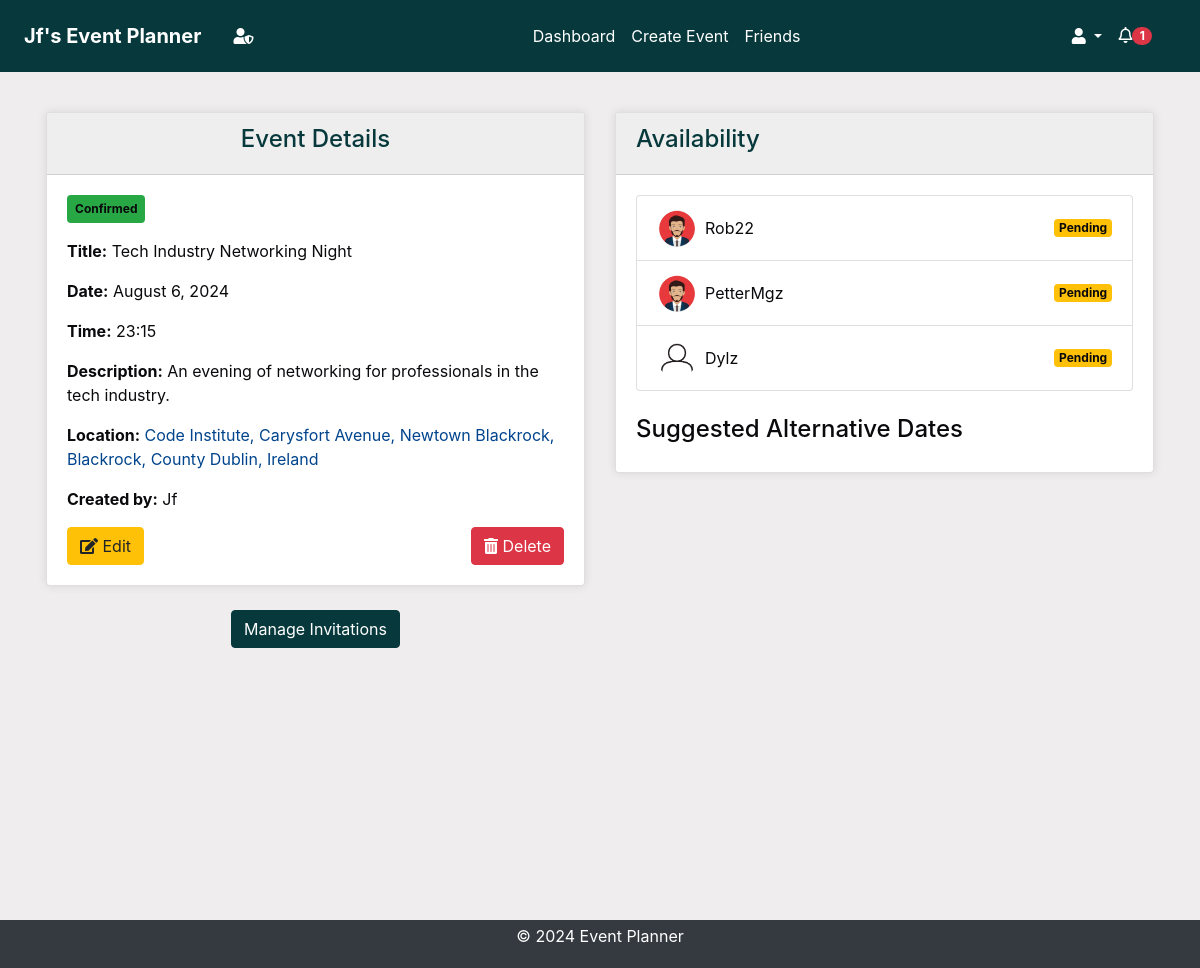
The page /events/details/317/ (signed in) on the database its author committed.
### events/models.py (models this page shows, shortened)
class Event(models.Model):
    STATUS_CHOICES = [
        ("Pending", "Pending"),
        ("Confirmed", "Confirmed"),
        ("Cancelled", "Cancelled"),
    ]
    title = models.CharField(max_length=100)
    description = models.TextField()
    location = models.CharField(max_length=255)
    created_by = models.ForeignKey(User, on_delete=models.CASCADE)
    proposed_date = models.DateTimeField()
    finalized_date = models.DateTimeField(null=True, blank=True)
    status = models.CharField(
        max_length=20, choices=STATUS_CHOICES, default="Pending"
    )
    created_at = models.DateTimeField(auto_now_add=True)
    updated_at = models.DateTimeField(auto_now=True)

### invitations/models.py (models this page shows, shortened)
class Invitation(models.Model):
    STATUS_CHOICES = [
        ("Pending", "Pending"),
        ("Accepted", "Accepted"),
        ("Declined", "Declined"),
    ]
    event = models.ForeignKey(
        Event, on_delete=models.CASCADE, related_name="invitations"
    )
    user = models.ForeignKey(User, on_delete=models.CASCADE)
    status = models.CharField(
        max_length=20, choices=STATUS_CHOICES, default="Pending"
    )
    suggested_date = models.DateTimeField(null=True, blank=True)
    read = models.BooleanField(default=False)
    created_at = models.DateTimeField(auto_now_add=True)
    updated_at = models.DateTimeField(auto_now=True)

### accounts/models.py (models this page shows, shortened)
class UserProfile(models.Model):
    user = models.OneToOneField(User, on_delete=models.CASCADE)
    profile_picture = models.CharField(max_length=254, default="default.png")
    created_at = models.DateTimeField(auto_now_add=True)
    updated_at = models.DateTimeField(auto_now=True)

### events/views.py (the view, shortened to what this page needs)
# urls.py: path("<int:event_id>/", views.event_details, name="event_details"),
@login_required
def event_details(request, event_id):
    event = get_object_or_404(Event, id=event_id)
    invitations = Invitation.objects.filter(event=event)
    user_invitations = invitations.filter(user=request.user)
    user_invitations.update(read=True)
    Notification.objects.filter(
        event=event, user=request.user, read=False
    ).update(read=True)
    current_date = timezone.now().date()
    current_time = timezone.now().time()
    context = {
        "event": event,
        "invitations": invitations,
        "current_date": current_date,
        "current_time": current_time,
    }
    return render(request, "events/event_details.html", context)

### accounts/context_processors.py (called while the page is built)
def google_api_key(request):
    return {"GOOGLE_API_KEY": os.getenv("GOOGLE_API_KEY")}

### notifications/context_processors.py (called while the page is built)
def notifications(request):
    if request.user.is_authenticated:
        all_unread_notifications = Notification.objects.filter(
            user=request.user, read=False
        ).order_by("-created_at")
        unread_count = all_unread_notifications.count()
        recent_unread_notifications = all_unread_notifications[:8]
        return {
            "recent_unread_notifications": recent_unread_notifications,
            "unread_count": unread_count,
        }
    return {}

### templates/events/event_details.html (shortened to what this page needs)
{% extends 'base.html' %}
{% load static %}
{% block content %}
  <div class="container no-container mt-2" style="padding: 1rem;">
    <div class="row">
      <div class="col-md-6">
        <div class="card">
          <div class="card-header bg-primary text-white text-center">
            <h4>Event Details</h4>
          </div>
          <div class="card-body">
            <span class="badge bg-{{ event.status|lower }} mb-3">{{ event.status|capfirst }}</span>
            <p>
              <strong>Title:</strong> {{ event.title|title }}
            </p>
            <p>
              <strong>Date:</strong> {{ event.proposed_date|date:'F j, Y' }}
            </p>
            <p>
              <strong>Time:</strong> {{ event.proposed_date|time:'H:i' }}
            </p>
            <p>
              <strong>Description:</strong> {{ event.description|capfirst }}
            </p>
            <p>
              <strong>Location:</strong> <a href="https://www.google.com/maps/search/?api=1&query={{ event.location|urlencode }}" target="_blank">{{ event.location|capfirst }}</a>
            </p>
            <p>
              <strong>Created by:</strong> {{ event.created_by.username|capfirst }}
            </p>
            {% if request.user == event.created_by %}
              <div class="d-flex justify-content-between mt-3">
                <a href="{% url 'edit_event' event.id %}" class="btn btn-warning"><i class="fas fa-edit"></i> Edit</a>
                <button class="btn btn-danger delete-btn" data-event-id="{{ event.id }}"><i class="fas fa-trash-alt"></i> Delete</button>
              </div>
            {% endif %}
          </div>
        </div>
        {% if request.user == event.created_by %}
          <div class="row mt-4">
            <div class="col-md-12 text-center">
              <a href="{% url 'manage_invitations' event.id %}" class="btn btn-primary mb-5">Manage Invitations</a>
            </div>
          </div>
        {% endif %}
      </div>
      <div class="col-md-6">
        <div class="card">
          <div class="card-header bg-secondary text-white">
            <h4>Availability</h4>
          </div>
          <div class="card-body">
            <ul class="list-group">
              {% for invitation in event.invitations.all %}
                <li class="list-group-item d-flex justify-content-between align-items-center">
                  <img src="{% static 'images/profile_pictures/' %}{{ invitation.user.userprofile.profile_picture }}" alt="{{ invitation.user.username }}'s profile picture" class="rounded-circle mr-2" style="width: 40px; height: 40px;" >
                  <span style="margin-right:auto;">{{ invitation.user.username|capfirst }}</span>
                  <span class="badge bg-{{ invitation.status|lower }}">{{ invitation.status }}</span>
                </li>
              {% empty %}
                <li class="list-group-item">No invitations sent.</li>
              {% endfor %}
            </ul>
            <h4 class="mt-4">Suggested Alternative Dates</h4>
          </div>
        </div>
      </div>
    </div>
  </div>
{% endblock %}

### templates/base.html (shortened to what this page needs)
<!DOCTYPE html>
<html lang="en">
<head>
    {% load static %}
    <link rel="stylesheet" href="https://stackpath.bootstrapcdn.com/bootstrap/4.5.2/css/bootstrap.min.css">
    <link rel="stylesheet" href="{% static 'css/styles.css' %}">
    <link rel="stylesheet" href="https://cdnjs.cloudflare.com/ajax/libs/font-awesome/5.15.4/css/all.min.css">
    <link rel="stylesheet" href="https://cdnjs.cloudflare.com/ajax/libs/fullcalendar/3.10.2/fullcalendar.min.css">
</head>
<body class="c-app">
    <header class="c-header c-header-light c-header-fixed">
        <nav class="navbar navbar-expand-lg navbar-light">
            {% if user.is_authenticated %}
                <a class="navbar-brand" href="{% url 'dashboard' %}"><strong> {{ user.username|title }}'s Event Planner</strong></a>
            {% else %}
                <a class="navbar-brand" href="{% url 'home' %}"><h1><strong>Event Planner</strong></h1></a>
            {% endif %}
            {% if user.is_superuser %}
            <a class="nav-link" aria-label="Admin Panel"  href="{% url 'admin:index' %}"> <i class="fas fa-user-shield"></i></a>
            {% endif %}
            <div class="collapse navbar-collapse" id="navbarSupportedContent">
                {% if user.is_authenticated %}
                <ul class="navbar-nav mx-auto">
                    <li class="nav-item {% if request.resolver_match.url_name == 'dashboard' %}active{% endif %}">
                        <a class="nav-link" href="{% url 'dashboard' %}">Dashboard</a>
                    </li>
                    <li class="nav-item {% if request.resolver_match.url_name == 'create_event' %}active{% endif %}">
                        <a class="nav-link" href="{% url 'create_event' %}">Create Event</a>
                    </li>
                    <li class="nav-item {% if request.resolver_match.url_name == 'friends_page' %}active{% endif %}">
                        <a class="nav-link" href="{% url 'friends_page' %}">Friends</a>
                    </li>
                    {% endif %}
                </ul>
                {% if user.is_authenticated %}
                <ul class="navbar-nav d-flex">
                    <li class="nav-item dropdown">
                        <a class="nav-link dropdown-toggle" href="#" id="profileLink" role="button" data-toggle="dropdown" aria-haspopup="true" aria-expanded="false">
                            <i class="fas fa-user"></i>
                        </a>
                    </li>
                </ul>
                {% endif %}
            </div>
            {% if user.is_authenticated %}
                <ul class="navbar-nav ml-auto d-flex">
                    <li class="nav-item mr-3">
                        <a class="nav-link" href="#" id="notificationBell" role="button" data-toggle="dropdown" aria-haspopup="true" aria-expanded="false">
                            <i class="fas fa-bell" style="font-weight:100;"></i>
                            {% if unread_count > 0 %}
                                <span class="badge badge-pill badge-danger">{{ unread_count }}</span>
                            {% else %}
                                <span class="badge badge-pill badge-danger" style="opacity: 0;min-width:1.5rem;min-height:0.9rem">{{ unread_count }}</span>
                            {% endif %}
                        </a>
                    </li>
                </ul>
            {% endif %}
        </nav>
    </header>
    <main class="c-main">
        <div class="container-fluid">
            <div class="fade-in">
                {% block content %}{% endblock %}
            </div>
        </div>
    </main>
    <footer class="footer py-1">
        <div class="container text-center">
            <p class="text-white">&copy; 2024 Event Planner</p>
        </div>
    </footer>
</body>
</html>

### static/css/styles.css (style rules this page uses)
* { box-sizing: border-box; }
body, html { margin: 0; padding: 0; font-family: var(--font-family-sans-serif); background-color: var(--background); color: var(--text); height: 100%; }
body>main>div>div>div>div>div>p>a, body>main>div>div>div>p>a, div.card-body>p>a { color: var(--blue) !important; }
:root { --primary: #07393c; --secondary: #2C666E; --accent: #90DDF0; --background: #F0EDEE; --text: #0A090C; --heading-bg: #eeeeee; --white: #fff; --gray: #6c757d; --gray-dark: #343a40; --success: #28a745; --info: #17a2b8; --warning: #ffc107; --danger: #dc3545; --light: #f8f9fa; --dark: #343a40; --blue: #00448d !important; --breakpoint-xs: 0; --breakpoint-sm: 576px; --breakpoint-md: 768px; --breakpoint-lg: 992px; --breakpoint-xl: 1200px; --font-family-sans-serif: -apple-system, BlinkMacSystemFont, "Segoe UI", Roboto, "Helvetica Neue", Arial, "Noto Sans", sans-serif, "Apple Color Emoji", "Segoe UI Emoji", "Segoe UI Symbol", "Noto Color Emoji"; --font-family-monospace: SFMono-Regular, Menlo, Monaco, Consolas, "Liberation Mono", "Courier New", monospace; }
.container-fluid { display: flex; flex-direction: column; min-height: 100vh; }
.row { flex: 1; display: flex; }
.bg-primary { background-color: var(--primary) !important; }
.bg-secondary { background-color: var(--secondary) !important; }
.btn-primary { background-color: var(--primary) !important; border-color: var(--primary) !important; }
header { background-color: var(--primary) !important; color: var(--white) !important; padding: .5rem !important; margin-bottom: 1rem !important; }
header a, header .navbar-brand, header .nav-link { color: var(--white) !important; }
.card-header { background-color: var(--heading-bg) !important; color: var(--primary) !important; }
footer { background-color: var(--dark) !important; color: var(--white) !important; padding: 1px 0px !important; padding-top: 0 !important; padding-bottom: 0 !important; margin-top: 2rem !important; text-align: center !important; margin-top: auto; }
.add-btn, .delete-btn, .edit-btn, .invite-btn { margin: 0; }
.no-container { background-color: transparent !important; box-shadow: none !important; }
body>main>div>div>div.container { background-color: var(--white); padding: 2rem; box-shadow: 0 0 10px rgba(0, 0, 0, .5); }
.card-body>span { padding: .5rem; }
.bg-accept, .bg-confirmed { background-color: var(--success) !important; }
.bg-maybe, .bg-pending { background-color: var(--warning) !important; }
.card { box-shadow: 0 0 10px rgba(0, 0, 0, .1); min-height: 50%; }
.navbar-nav.mx-auto { flex: 1; justify-content: center; }
#notificationBell { margin-right: auto; display: flex; justify-content: flex-end; }
body>main>div>div>div.container { padding: 0rem; box-shadow: none; }

### rows shown on the page
Event: status "Confirmed", title "Tech Industry Networking Night", proposed_date "August 6, 2024", proposed_date "23:15", description "An evening of networking for professionals in the tech industry.", location "Code Institute, Carysfort Avenue, Newtown Blackrock, Blackrock, County Dublin, Ireland", created_by.username "Jf"
Invitation: user.userprofile.profile_picture (picture), user.username "Rob22", status "Pending"
Invitation: user.userprofile.profile_picture (picture), user.username "PetterMgz", status "Pending"
Invitation: user.userprofile.profile_picture (placeholder picture), user.username "Dylz", status "Pending"

### other values the page prints
{{ user.username|title }} "Jf"
{{ unread_count }} "1"
